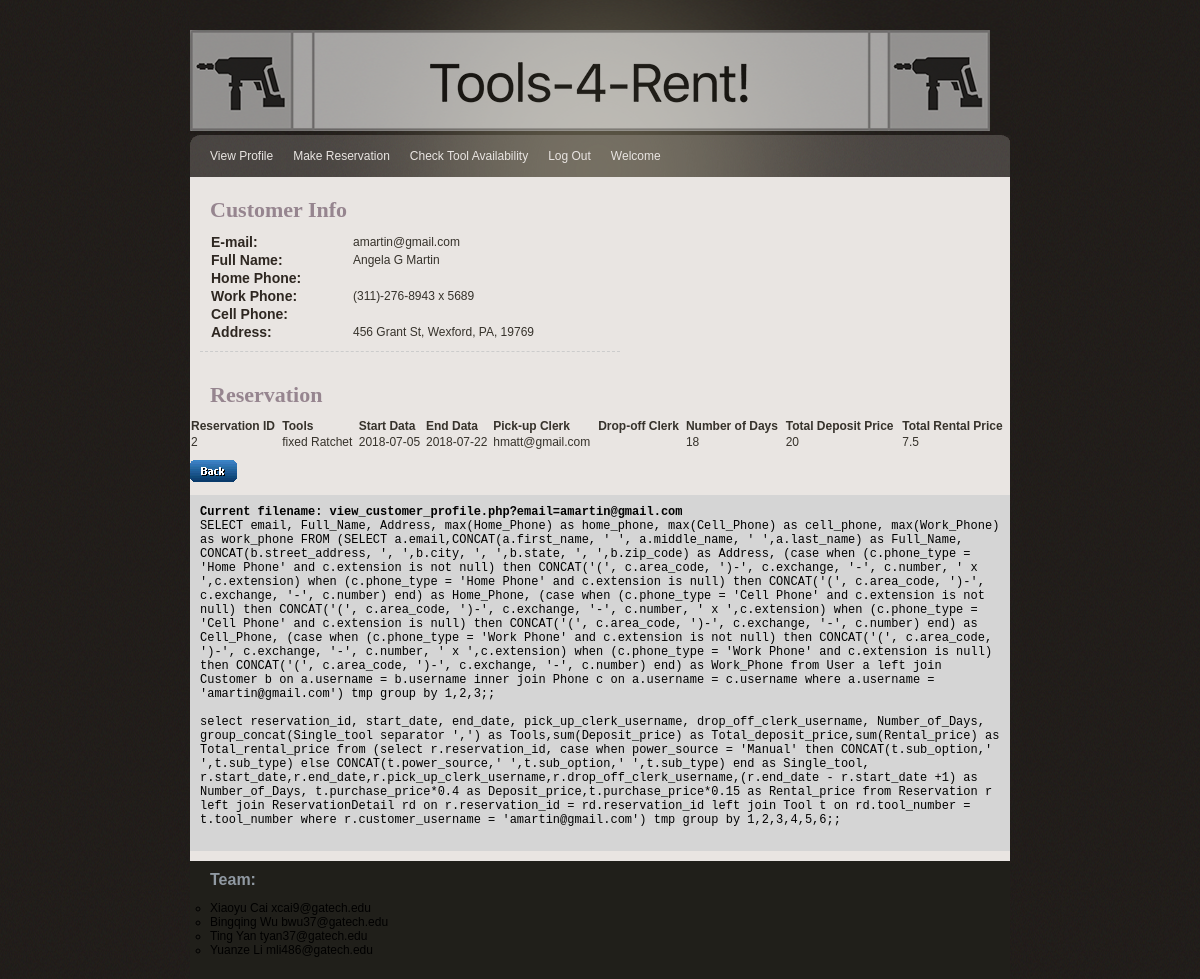
/view_customer_profile.php?email=amartin@gmail.com, run on the app's committed database.
### tables this page shows
CREATE TABLE Reservation(
	reservation_id INT NOT NULL AUTO_INCREMENT,
	customer_username VARCHAR(50) NOT NULL,
	start_date DATE NOT NULL,
	end_date DATE NOT NULL,
	pick_up_clerk_username VARCHAR(50) NULL,
	drop_off_clerk_username VARCHAR(50) NULL,
	card_number VARCHAR(50) NOT NULL,
	UNIQUE KEY reservation_id (reservation_id),
	PRIMARY KEY (reservation_id),
	FOREIGN KEY (customer_username)
		REFERENCES Customer(username),
	FOREIGN KEY (pick_up_clerk_username)
		REFERENCES Clerk(username),
	FOREIGN KEY (drop_off_clerk_username)
		REFERENCES Clerk(username),
	FOREIGN KEY (card_number)
		REFERENCES CreditCard(card_number) ON DELETE CASCADE ON UPDATE CASCADE
);

### view_customer_profile.php (the view, shortened to what this page needs)
<?php
include('lib/common.php');
include("lib/header.php");
$email = $_GET[email];
    $query = "SELECT email, Full_Name, Address, max(Home_Phone) as home_phone, max(Cell_Phone) as cell_phone, max(Work_Phone) as work_phone ".
        "FROM (SELECT a.email,CONCAT(a.first_name, ' ', a.middle_name, ' ',a.last_name) as Full_Name, ".
        "CONCAT(b.street_address, ', ',b.city, ', ',b.state, ', ',b.zip_code) as Address, ".
        "(case when (c.phone_type = 'Home Phone' and c.extension is not null) ".
        "then CONCAT('(', c.area_code, ')-', c.exchange, '-', c.number, ' x ',c.extension) ".
        "when (c.phone_type = 'Home Phone' and c.extension is null) ".
        "then CONCAT('(', c.area_code, ')-', c.exchange, '-', c.number) end) as Home_Phone, ".
        "(case when (c.phone_type = 'Cell Phone' and c.extension is not null) ".
        "then CONCAT('(', c.area_code, ')-', c.exchange, '-', c.number, ' x ',c.extension) ".
        "when (c.phone_type = 'Cell Phone' and c.extension is null) ".
        "then CONCAT('(', c.area_code, ')-', c.exchange, '-', c.number) end) as Cell_Phone, ".
        "(case when (c.phone_type = 'Work Phone' and c.extension is not null) ".
        "then CONCAT('(', c.area_code, ')-', c.exchange, '-', c.number, ' x ',c.extension) ".
        "when (c.phone_type = 'Work Phone' and c.extension is null) ".
        "then CONCAT('(', c.area_code, ')-', c.exchange, '-', c.number) end) as Work_Phone ".
        "from User a left join Customer b on a.username = b.username ".
        "inner join Phone c on a.username = c.username ".
        "where a.username = '$email') tmp group by 1,2,3;";
    $result_cust_info = mysqli_query($db, $query);
    if ( !is_bool($result_cust_info) && (mysqli_num_rows($result_cust_info) > 0) ) {
        $row_cust_info = mysqli_fetch_array($result_cust_info, MYSQLI_ASSOC);
    } else {
        array_push($error_msg,  "Query ERROR: Failed to get User profile...<br>" . __FILE__ ." line:". __LINE__ );
    }
    $query ="select reservation_id, start_date, end_date, pick_up_clerk_username, drop_off_clerk_username, Number_of_Days, ".
        "group_concat(Single_tool separator ',') as Tools,sum(Deposit_price) as Total_deposit_price,sum(Rental_price) as Total_rental_price ".
        "from (select r.reservation_id, ".
        "case when power_source = 'Manual' then CONCAT(t.sub_option,' ',t.sub_type) else CONCAT(t.power_source,' ',t.sub_option,' ',t.sub_type) end as Single_tool, ".
        "r.start_date,r.end_date,r.pick_up_clerk_username,r.drop_off_clerk_username,(r.end_date - r.start_date +1) as Number_of_Days, ".
        "t.purchase_price*0.4 as Deposit_price,t.purchase_price*0.15 as Rental_price ".
        "from Reservation r ".
        "left join ReservationDetail rd on r.reservation_id = rd.reservation_id ".
        "left join Tool t on rd.tool_number = t.tool_number ".
        "where r.customer_username = '$email') tmp group by 1,2,3,4,5,6;";
    $result_resv = mysqli_query($db, $query);
?>
<?php include("lib/header.php"); ?>
</head>
<body>
<div id="main_container">
    <?php include("lib/menu_customer.php"); ?>
    <div class="center_content">
        <div class="center_left">
            <div class="title_name">
                <?php print "Customer Info"; ?>
            </div>
            <div class="features">
                <div class="profile_section">
                    <table>
                        <tr>
                            <td class="item_label">E-mail:</td>
                            <td>
                                <?php print $row_cust_info['email'] ?>
                            </td>
                        </tr>
                        <tr>
                            <td class="item_label">Full Name:</td>
                            <td>
                                <?php print $row_cust_info['Full_Name'] ?>
                            </td>
                        </tr>
                        <tr>
                            <td class="item_label">Home Phone:</td>
                            <td>
                            </td>
                        </tr>
                        <tr>
                            <td class="item_label">Work Phone:</td>
                            <td>
                                <?php print $row_cust_info['work_phone'] ?>
                            </td>
                        </tr>
                        <tr>
                            <td class="item_label">Cell Phone:</td>
                            <td>
                            </td>
                        </tr>
                        <tr>
                            <td class="item_label">Address:</td>
                            <td>
                                <?php print $row_cust_info['Address'] ?>
                            </td>
                        </tr>
                    </table>
                </div>
            </div>
        </div>
        <div class="center_content">
            <div class="center_left">
                <div class="title_name"><?php print "Reservation"; ?> </div>
            </div>
        </div>
        <table>
            <tr>
                <th>Reservation ID</th>
                <th>Tools</th>
                <th>Start Data</th>
                <th>End Data</th>
                <th>Pick-up Clerk</th>
                <th>Drop-off Clerk</th>
                <th>Number of Days</th>
                <th>Total Deposit Price</th>
                <th>Total Rental Price</th>
            </tr>
            <?php
            if (isset($result_resv)) {
                while ($row = mysqli_fetch_array($result_resv, MYSQLI_ASSOC)){
                    print "<tr>";
                    print "<td>{$row['reservation_id']}</td>";
                    print "<td>{$row['Tools']}</td>";
                    print "<td>{$row['start_date']}</td>";
                    print "<td>{$row['end_date']}</td>";
                    print "<td>{$row['pick_up_clerk_username']}</td>";
                    print "<td>{$row['drop_off_clerk_username']}</td>";
                    print "<td>{$row['Number_of_Days']}</td>";
                    print "<td>{$row['Total_deposit_price']}</td>";
                    print "<td>{$row['Total_rental_price']}</td>";
                    print "</tr>";
                }
            } ?>
        </table>
        <div class="center_content">
            <form action="customer_report.php" method="post" enctype="multipart/form-data">
                <input type="image" src="img/button_back.gif" />
            </form>
        </div>
        <?php include("lib/error.php"); ?>
    </div>
    <?php include("lib/footer.php"); ?>
</div>
</body>
</html>

### css/gtonline_style.css (style rules this page uses)
body { background:url(../img/bg.gif) repeat #000000; padding:0; font-family: Verdana, Geneva, sans-serif; font-size:12px; margin:auto auto auto auto; color:#36322b; }
table { width: 100%; border-collapse: collapse; }
th, td { padding: 1px; text-align: left; }
#main_container { width:820px; height:auto; margin:auto; padding:0px; }
.title_name { width: auto; font-family: Georgia, serif; font-weight:bold; font-size:22px; color:#96858F; margin:0px 10px 0px 10px; }
.item_label { font-family: Verdana, Geneva, sans-serif; width:140px; font-weight:bold; font-size:14px; color:#2e2721; }
.center_content { width:820px; height:auto; padding:10px 0px 10px 0px; clear:both; background-color:#E9E5E2; }
.center_left { width:600px; float:left; padding:10px 10px 10px 10px; }
.profile_section { float:left; width:400px; border-bottom:1px #CCCCCC dashed; padding:10px 10px 10px 10px; }

### data on the page
reservation: reservation_id "2", Tools "fixed Ratchet", start_date "2018-07-05", end_date "2018-07-22", pick_up_clerk_username "hmatt@gmail.com", Number_of_Days "18", Total_deposit_price "20", Total_rental_price "7.5"

### other printed values
$row_cust_info['email'] "amartin@gmail.com"
$row_cust_info['Full_Name'] "Angela G Martin"
$row_cust_info['work_phone'] "(311)-276-8943 x 5689"
$row_cust_info['Address'] "456 Grant St, Wexford, PA, 19769"
$query "Current filename: view_customer_profile.php?email=amartin@gmail.com"
